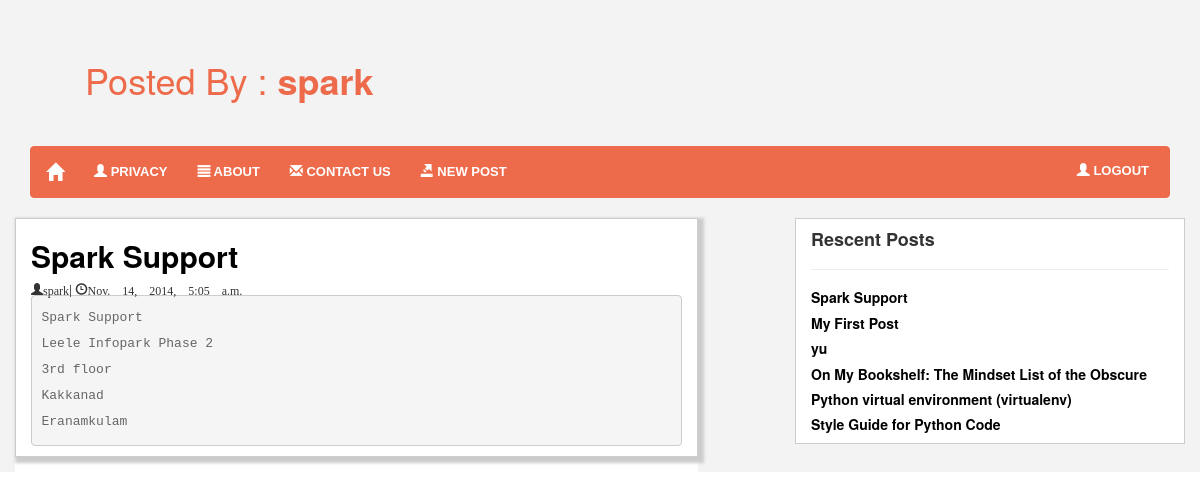
Page /read_more/41/ on the committed database.
### blog3/models.py (models this page shows)
class Post(models.Model):
	user = models.CharField(max_length=200,default='admin')
	tittle = models.CharField(max_length=200)
	slug = models.SlugField(unique=True,max_length=200)
	description = models.CharField(max_length=200)
	content = models.TextField(max_length=200)
	published = models.BooleanField(default=True)
	created = models.DateTimeField(auto_now_add=True)

### blog3/views.py (the view)
# urls.py: url(r'read_more/(?P<post_id>[0-9]+)/$', views.read_more, name='read_more'),
def read_more(request,post_id):
    print post_id
    read_more_content = Post.objects.get(id=post_id)
    posts = Post.objects.all()
    return render(request,'blog3/read_more.html',{'read_more_content':read_more_content,'posts':posts})

### blog3/templates/blog3/read_more.html (shortened to what this page needs)
<!-- {% load staticfiles %}
 <!DOCTYPE html>
 <html>
 <head>
 	<style type="text/css">
 		.inner {
    		padding: 10px;
    		border: 2px solid violet;
    		margin: 0;
	}
</style>
 -->
{% load staticfiles %}
 <!DOCTYPE html>
 <html>
 <head>
 	<link rel="stylesheet" type="text/css" href="{% static "blog3/style.css" %}" />
    <link rel="stylesheet" href="http://maxcdn.bootstrapcdn.com/bootstrap/3.2.0/css/bootstrap.min.css">
</head>
<body>
	<div class="main_body">
		<div class="container">
			<div class="tittle_div">
				<div class="tittle">
					<div class="col-xs-12 col-sm-6 col-md-4 col-lg-4 head-col">
						<h1 style="color:#ed6b4b;margin-bottom:45px">Posted By : <strong>{{read_more_content.user}}</strong></h1>
					</div>
				</div>
			</div>
		</div>
		<div class="container">
			<nav class="navbar navbar-default main-top-nav" role="navigation">
				<div class="">
					<div class="navbar-header">
							<a class="navbar-brand" href="/back_home">
								<i class="glyphicon glyphicon-home"></i>
							</a>
					</div>
					<div class="collapse navbar-collapse" id="bs-example-navbar-collapse-1">
						<ul class="nav navbar-nav">
							<li>
								<a href="#">
									<i class="glyphicon glyphicon-user"></i> Privacy
           						</a>
							</li>
							<li>
								<a href="#">
									<i class="glyphicon glyphicon-align-justify">
										</i> About
								</a>
							<li>
								<a href="#">
									<i class="glyphicon glyphicon-envelope">
										</i> Contact US </a>
							</li>
							<li>
								<a href="new_post">
									<i class="glyphicon glyphicon-export">
										</i> New Post </a>
							</li>
						</ul>
						<ul class="nav navbar-right">
							<li style="padding:5px">
								<a href="logout">
									<i class="glyphicon glyphicon-user">
										</i>  LogOut </a>
							</li>
						</ul>
					</div>
				</div>
			</nav>
    	</div>
    	<div class="container">
    		<div class="content">
    			<div class="row">
    				<div class="col-md-7" style="background-color:white;height:auto">
    					<div class="row item" >
    						<div class="col-md-12 grid">
    						<h2 id="{{read_more_content.id}}"><strong><a href="#" style="color:black">{{read_more_content.tittle}}</a></strong></h2>
    						<h6><span class="glyphicon glyphicon-user">{{read_more_content.user}} </span>| <span class="glyphicon glyphicon-time">{{read_more_content.created}}</span>
    							<pre style="color: #666666;line-height: 2em;">{{read_more_content.content}}</pre>
    						</div>
    					</div>
    				</div>
    			<div class="col-md-4 col-md-offset-1 grid" style="background-color:white;height:auto">
    				<h4><strong>Rescent Posts</strong></h4>
    				<hr>
    					{% for post in posts %}
    					<h5><a href="#{{post.id}}" style="color:black"><strong>{{post.tittle}}</strong></a></h5>
    					{% endfor %}
    			</div>
				</div>
    		</div>
    	</div>
</body>
</html>

### blog3/static/blog3/style.css (style rules this page uses)
li { color: #3366FF; }
.container a { text-align: right; }

### blog3/templates/blog3/read_more.html (style rules this page uses)
.main_body { background-color: #F3F3F3; }
.container { width:1100px; margin-right: auto; margin-left: auto; padding-left: 15px; padding-right: 15px; }
.tittle_div { background-color: #F3F3F3; padding: 40px; }
.main-top-nav { font-family: "Raleway",sans-serif; margin-top: 0px; color: #FFF; font-size: 13px; font-weight: 800; text-transform: uppercase; border: 1px solid #ED6B4B !important; background-color: #ED6B4B !important; margin-bottom: 20px !important; }
.main-top-nav a { color: #ffffff !important; }
.grid { border: 1px solid #ccc; }
.item { margin-bottom: 15px; box-shadow: 3px 3px 3px 3px #ccc; }

### rows in the picture
Post: user "spark", tittle "Spark Support", created "Nov. 14, 2014, 5:05 a.m.", content "Spark Support Leele Infopark Phase 2 3rd floor Kakkanad Eranamkulam"
Post: tittle "My First Post"
Post: tittle "yu"
Post: tittle "On My Bookshelf: The Mindset List of the Obscure"
Post: tittle "Python virtual environment (virtualenv)"
Post: tittle "Style Guide for Python Code"
